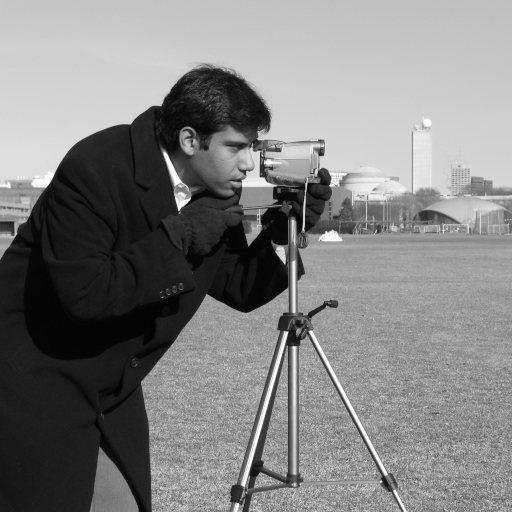
#> input picture skimage.data.camera(), 512 x 512 px
$ jupyter execute --allow-errors main.ipynb   (shell and % lines are left out)   (older library calls are emulated)
#> lines starting #> are read from the running program, lines starting #| are printed output that depends on the picture; after the words box and inside, x2 and y2 are one past the last pixel; in counts of white or black regions, pixels touching at a corner belong together
# Tarea 2: Filtros y Descriptores de Imágenes
Este cuaderno reúne la investigación, la formulación matemática y las implementaciones solicitadas para los filtros y descriptores de imágenes. Las secciones se organizan en dos partes: la primera dedicada a filtros espaciales y de detección de bordes, y la segunda a la extracción de características y experimentos de clasificación.

## Parte 1: Filtros
En esta sección se documenta cada filtro requerido: definición, formulación matemática, ejemplo ilustrativo, ventajas y desventajas, y una implementación práctica usando OpenCV.

### Filtro de media
**Definición.** Sustituye cada píxel por el promedio aritmético de sus vecinos dentro de una ventana rectangular, suavizando el ruido gaussiano o de intensidad baja.

**Fórmula.** Para una máscara de tamaño \(m \times n\):

$$g(x,y)=\frac{1}{mn}\sum_{i=-a}^{a}\sum_{j=-b}^{b} f(x+i, y+j)$$

**Ejemplo.** Con una ventana \(5\times 5\) sobre una imagen en escala de grises, el valor central se reemplaza por la media de los 25 píxeles de la vecindad, reduciendo variaciones suaves.

**Ventajas.** Sencillo y eficiente; atenúa ruido gaussiano; preserva la media global.

**Desventajas.** Difumina bordes y detalles finos; sensible a valores atípicos fuertes.

### Filtro de mediana
**Definición.** Reemplaza cada píxel por la mediana de los valores en su vecindad, lo que elimina eficazmente el ruido impulsivo (sal y pimienta) sin alterar tanto los bordes.

**Fórmula.** Para una ventana \(W\) con \(N\) elementos ordenados \(\{p_1, p_2, \ldots, p_N\}\):

$$g(x,y)=\operatorname{mediana}\{f(x+i, y+j) : (i,j) \in W\}$$

**Ejemplo.** Con un kernel \(3\times 3\) se ordenan los 9 valores y se toma el quinto; los saltos bruscos aislados se eliminan sin tanto desenfoque.

**Ventajas.** Muy efectivo ante ruido impulsivo; mantiene bordes nítidos.

**Desventajas.** Computacionalmente más costoso que la media; puede distorsionar texturas finas al usar ventanas grandes.

### Filtro logarítmico
**Definición.** Aplica una transformación logarítmica punto a punto que comprime rangos dinámicos altos y expande bajos, realzando detalles en sombras.

**Fórmula.** Con constante de escala \(c>0\):

$$g(x,y)=c\cdot \log\big(1+f(x,y)\big)$$

**Ejemplo.** Sobre una imagen de 8 bits, al llevar los valores a \([0,1]\) y aplicar \(c=\frac{255}{\log(1+1)}\), regiones oscuras aumentan de contraste sin saturar las claras.

**Ventajas.** Mejora detalles en zonas oscuras; útil para imágenes con alto rango dinámico.

**Desventajas.** Amplifica ruido en bajas intensidades; requiere normalización posterior.

### Filtro de cuadro normalizado
**Definición.** Variante del filtro de media implementada con una máscara uniforme cuyos coeficientes suman 1, también llamado *normalized box filter*, que preserva la energía total.

**Fórmula.** Para un kernel cuadrado de lado \(k\):

$$g(x,y)=\sum_{i=-r}^{r}\sum_{j=-r}^{r} \frac{1}{k^2} f(x+i, y+j),\quad r=\frac{k-1}{2}$$

**Ejemplo.** Con \(k=7\) cada coeficiente vale \(1/49\); la convolución atenúa ruido homogéneo manteniendo la media local.

**Ventajas.** Suavizado controlado; implementación optimizada en OpenCV mediante integrales.

**Desventajas.** Similar al filtro de media: difumina bordes y puede generar artefactos de bloque si se aplica reiteradamente.

### Filtro gaussiano
**Definición.** Suavizado lineal mediante la convolución con una función gaussiana, que reduce ruido preservando mejor los bordes que un filtro uniforme.

**Fórmula.** Con desviación estándar \(\sigma\):

$$G(i,j)=\frac{1}{2\pi\sigma^2}\exp\left(-\frac{i^2+j^2}{2\sigma^2}\right),\quad g(x,y)=\sum_{i}\sum_{j} G(i,j) f(x+i,y+j)$$

**Ejemplo.** Con \(\sigma=1.0\) y máscara \(5\times5\) los píxeles centrales reciben mayor peso, suavizando ruido de alta frecuencia.

**Ventajas.** Atenúa ruido gaussiano eficientemente; separable en 1D para acelerar el cálculo; conserva bordes suaves.

**Desventajas.** Difumina detalles muy finos; requiere elegir \(\sigma\) apropiado.

### Filtro Laplace
**Definición.** Operador derivativo de segundo orden que responde a cambios bruscos de intensidad, útil para realzar bordes y detectar zonas de variación rápida.

**Fórmula.** Aproximación discreta del laplaciano:

$$g(x,y)=\left(\frac{\partial^2 f}{\partial x^2}+\frac{\partial^2 f}{\partial y^2}\right)\approx -4f(x,y)+f(x+1,y)+f(x-1,y)+f(x,y+1)+f(x,y-1)$$

**Ejemplo.** Al convolucionar con la máscara \(\begin{bmatrix}0&1&0\\1&-4&1\\0&1&0\end{bmatrix}\) se resaltan contornos; combinándolo con la imagen original puede lograrse realce de bordes.

**Ventajas.** Detecta bordes en todas las direcciones; sencillo de implementar.

**Desventajas.** Sensible al ruido; requiere suavizado previo; el resultado no es directamente visualizable sin reescalado.

### Filtro Sobel
**Definición.** Operador de derivada de primer orden con máscaras separables que calculan gradientes horizontales y verticales, suavizando ligeramente para reducir ruido.

**Fórmulas.** Kernels clásicos:

$$G_x=\begin{bmatrix}-1&0&1\\-2&0&2\\-1&0&1\end{bmatrix},\quad G_y=\begin{bmatrix}-1&-2&-1\\0&0&0\\1&2&1\end{bmatrix}$$

El módulo del gradiente es \(g(x,y)=\sqrt{(f*G_x)^2+(f*G_y)^2}\).

**Ejemplo.** Al convolucionar con \(G_x\) y \(G_y\) se obtienen bordes predominantes en cada dirección, y su magnitud combina ambas respuestas.

**Ventajas.** Detecta bordes con cierto rechazo al ruido; computacionalmente eficiente.

**Desventajas.** Sensible a ruido fuerte; requiere umbralización para una imagen binaria de bordes.

### Filtro Canny
**Definición.** Detector de bordes multietapa que optimiza relación señal/ruido: suaviza con Gaussianas, calcula gradiente, aplica supresión no máxima y umbrales con histéresis.

**Pasos clave.**
1. Suavizado gaussiano con \(\sigma\) determinado.
2. Gradiente con Sobel: magnitud \(|\nabla f|\) y dirección.
3. Supresión no máxima en dirección del gradiente.
4. Umbrales alto y bajo con seguimiento por histéresis.

**Ejemplo.** Con \(\sigma=1\), umbrales 50/150, se obtiene un mapa binario de bordes continuo y delgado.

**Ventajas.** Excelente localización y detección de bordes verdaderos; control sobre sensibilidad mediante umbrales.

**Desventajas.** Sensible a la elección de parámetros; más costoso computacionalmente.

#### Implementación de los filtros en OpenCV
Las siguientes celdas muestran ejemplos reproducibles en Python utilizando OpenCV, NumPy y Matplotlib. Se usa la imagen `camera` del módulo `skimage.data` como caso de estudio en escala de grises.

[cell 1]
# Demostración práctica de todos los filtros con OpenCV
import cv2
import numpy as np
import matplotlib.pyplot as plt
from skimage import data

# Cargar imagen de ejemplo
imagen_original = data.camera()
#> imagen_original is the input picture: shape (512, 512); min 0, max 255, mean 129.1

# Configurar la visualización
fig, axes = plt.subplots(3, 3, figsize=(15, 15))
fig.suptitle('Implementación de Filtros en OpenCV', fontsize=16, fontweight='bold')

# 1. Imagen original
axes[0, 0].imshow(imagen_original, cmap='gray')
axes[0, 0].set_title('Imagen Original')
axes[0, 0].axis('off')

# 2. Filtro de Media
filtro_media = cv2.blur(imagen_original, (5, 5))
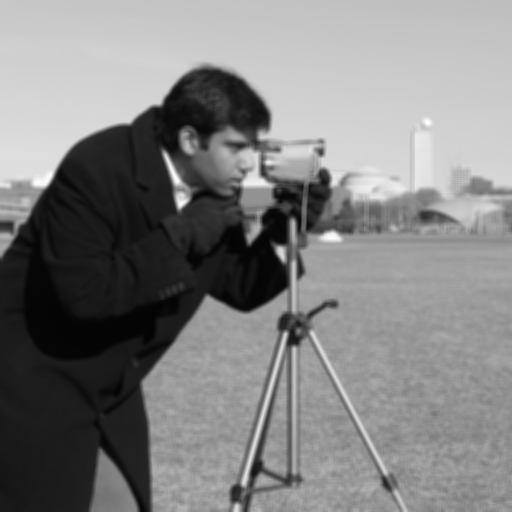
#> filtro_media: shape (512, 512); min 3, max 253, mean 129.1
axes[0, 1].imshow(filtro_media, cmap='gray')
axes[0, 1].set_title('Filtro de Media (5x5)')
axes[0, 1].axis('off')

# 3. Filtro de Mediana
filtro_mediana = cv2.medianBlur(imagen_original, 5)
axes[0, 2].imshow(filtro_mediana, cmap='gray')
axes[0, 2].set_title('Filtro de Mediana (5x5)')
axes[0, 2].axis('off')

# 4. Filtro Logarítmico
imagen_normalizada = imagen_original.astype(np.float32) / 255.0
c = 255.0 / np.log(1 + 1)
filtro_logaritmico = c * np.log(1 + imagen_normalizada)
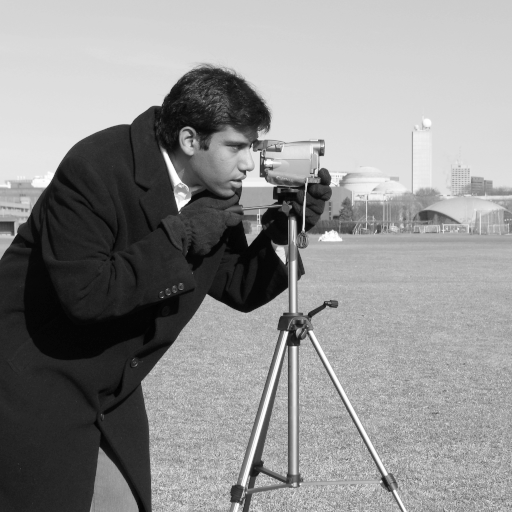
#> filtro_logaritmico: shape (512, 512) float32; min 0, max 255, mean 143.2
filtro_logaritmico = np.uint8(filtro_logaritmico)
axes[1, 0].imshow(filtro_logaritmico, cmap='gray')
axes[1, 0].set_title('Filtro Logarítmico')
axes[1, 0].axis('off')

# 5. Filtro de Cuadro Normalizado
filtro_cuadro = cv2.boxFilter(imagen_original, -1, (7, 7), normalize=True)
axes[1, 1].imshow(filtro_cuadro, cmap='gray')
axes[1, 1].set_title('Filtro de Cuadro Normalizado (7x7)')
axes[1, 1].axis('off')

# 6. Filtro Gaussiano
filtro_gaussiano = cv2.GaussianBlur(imagen_original, (5, 5), 1.0)
axes[1, 2].imshow(filtro_gaussiano, cmap='gray')
axes[1, 2].set_title('Filtro Gaussiano (σ=1.0)')
axes[1, 2].axis('off')

# 7. Filtro Laplace
filtro_laplace = cv2.Laplacian(imagen_original, cv2.CV_64F)
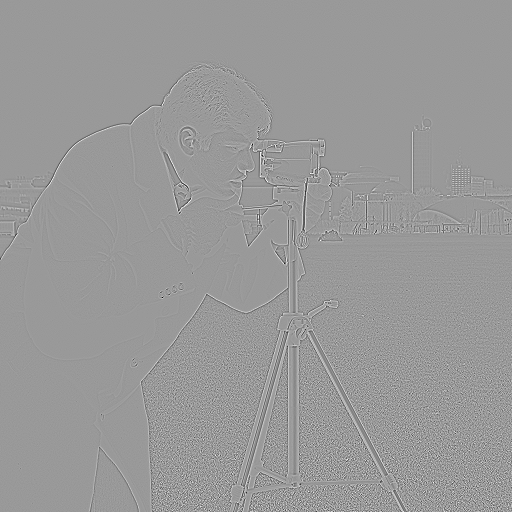
#> filtro_laplace: shape (512, 512) float64; min -424, max 281, mean 0; drawn with min black and max white
filtro_laplace = np.uint8(np.absolute(filtro_laplace))
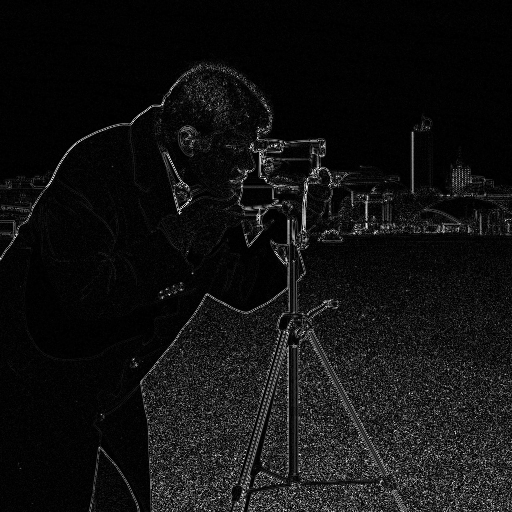
#> filtro_laplace: shape (512, 512); min 0, max 255, mean 17.5
axes[2, 0].imshow(filtro_laplace, cmap='gray')
axes[2, 0].set_title('Filtro Laplace')
axes[2, 0].axis('off')

# 8. Filtro Sobel
sobel_x = cv2.Sobel(imagen_original, cv2.CV_64F, 1, 0, ksize=3)
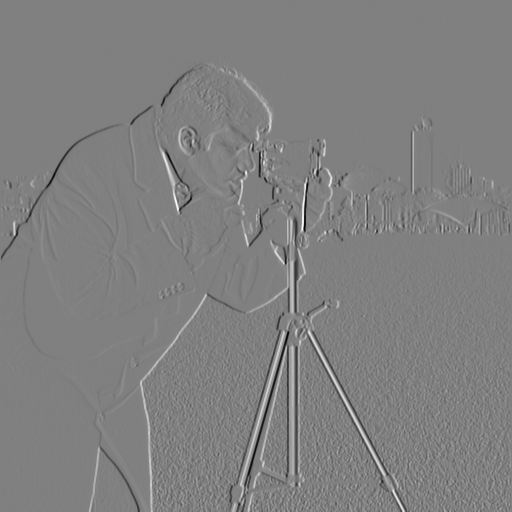
#> sobel_x: shape (512, 512) float64; min -860, max 851, mean 0.9; drawn with min black and max white
sobel_y = cv2.Sobel(imagen_original, cv2.CV_64F, 0, 1, ksize=3)
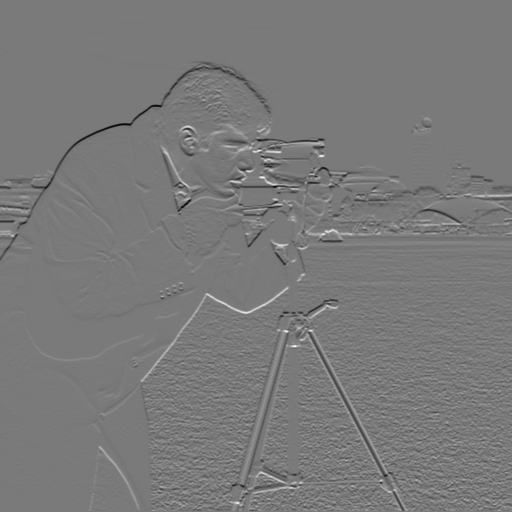
#> sobel_y: shape (512, 512) float64; min -722, max 784, mean -1.1; drawn with min black and max white
filtro_sobel = np.sqrt(sobel_x**2 + sobel_y**2)
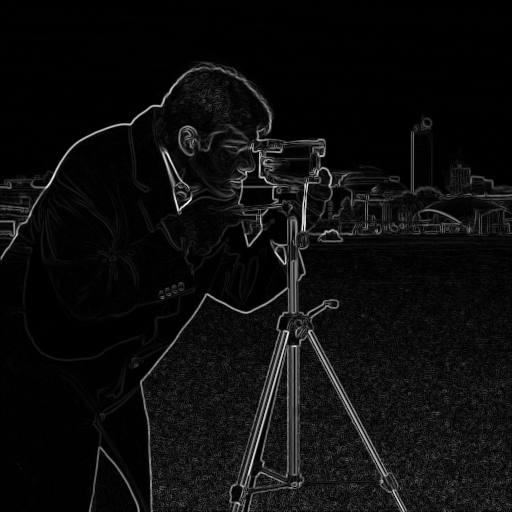
#> filtro_sobel: shape (512, 512) float64; min 0, max 930.1, mean 49.3; drawn with min black and max white
filtro_sobel = np.uint8(filtro_sobel)
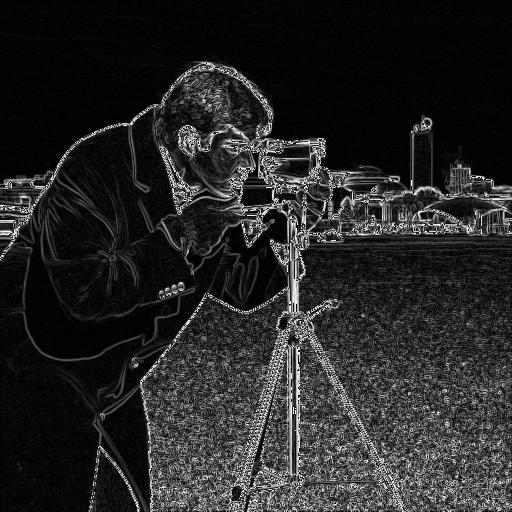
#> filtro_sobel: shape (512, 512); min 0, max 255, mean 37.8
axes[2, 1].imshow(filtro_sobel, cmap='gray')
axes[2, 1].set_title('Filtro Sobel')
axes[2, 1].axis('off')

# 9. Filtro Canny
filtro_canny = cv2.Canny(imagen_original, 50, 150)
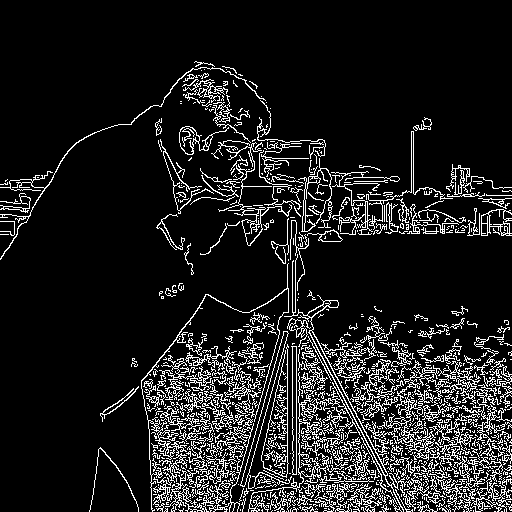
#> filtro_canny: shape (512, 512); 11.8% white in thin lines or dots, all inside (x1, y1, x2, y2) = (0, 61, 512, 512)
axes[2, 2].imshow(filtro_canny, cmap='gray')
axes[2, 2].set_title('Filtro Canny (50, 150)')
axes[2, 2].axis('off')

plt.tight_layout()
plt.show()

print("✅ Todos los filtros han sido aplicados exitosamente")
